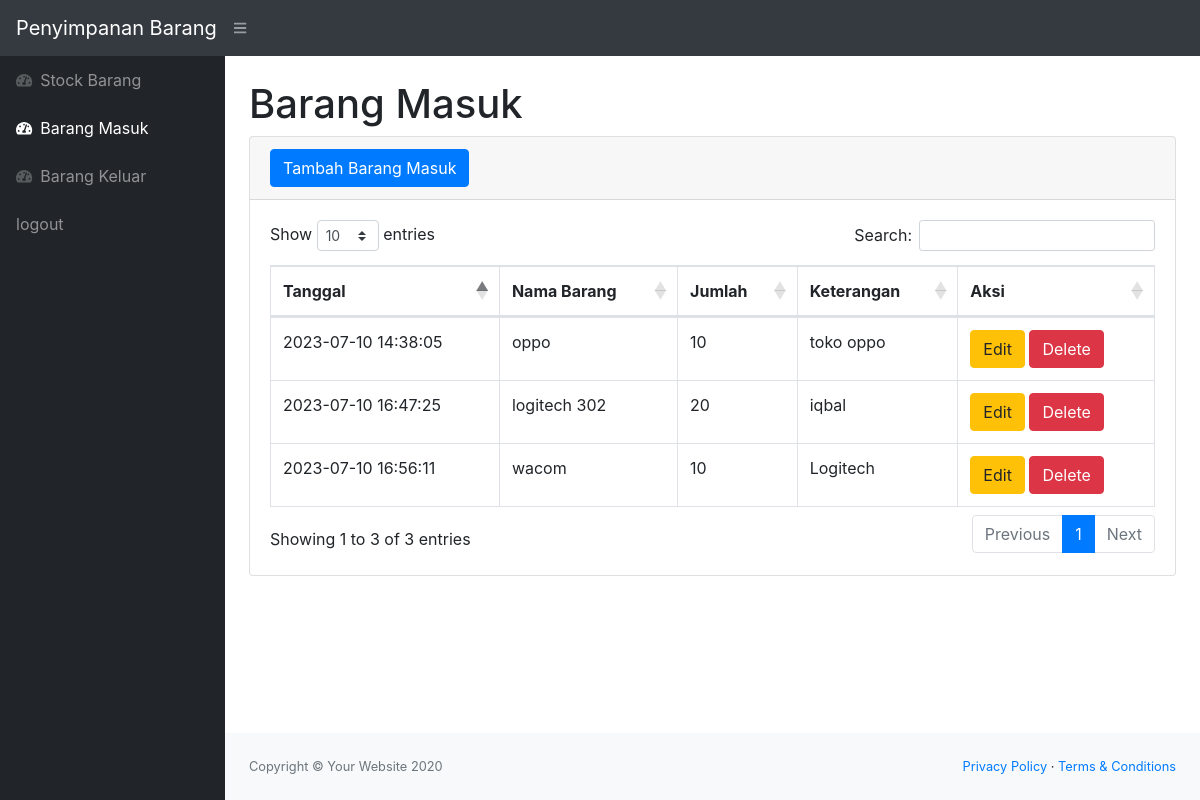
The app's page /masuk.php (signed in) with its own data.
### tables this page shows
CREATE TABLE `masuk` (
  `idmasuk` int(11) NOT NULL,
  `idbarang` int(11) NOT NULL,
  `tanggal` timestamp NULL DEFAULT current_timestamp(),
  `keterangan` varchar(25) NOT NULL,
  `qty` int(11) NOT NULL
);

CREATE TABLE `stock` (
  `idbarang` int(11) NOT NULL,
  `namabarang` varchar(25) NOT NULL,
  `deskripsi` varchar(25) NOT NULL,
  `stock` int(11) NOT NULL
);

### masuk.php (the view, shortened to what this page needs)
<?php
    include 'function.php';
?>
<!DOCTYPE html>
<html lang="en">
    <head>
        <link href="css/styles.css" rel="stylesheet" />
        <link href="https://cdn.datatables.net/1.10.20/css/dataTables.bootstrap4.min.css" rel="stylesheet" />
    </head>
    <body class="sb-nav-fixed">
        <nav class="sb-topnav navbar navbar-expand navbar-dark bg-dark">
            <a class="navbar-brand" href="index.html">Penyimpanan Barang</a>
            <button class="btn btn-link btn-sm order-1 order-lg-0" id="sidebarToggle" href="#"><i class="fas fa-bars"></i></button>
        </nav>
        <div id="layoutSidenav">
            <div id="layoutSidenav_nav">
                <nav class="sb-sidenav accordion sb-sidenav-dark" id="sidenavAccordion">
                    <div class="sb-sidenav-menu">
                        <div class="nav">
                            <a class="nav-link" href="index.php">
                                <div class="sb-nav-link-icon"><i class="fas fa-tachometer-alt"></i></div>
                                Stock Barang
                            </a>
                            <a class="nav-link" href="masuk.php">
                                <div class="sb-nav-link-icon"><i class="fas fa-tachometer-alt"></i></div>
                                Barang Masuk
                            </a>
                            <a class="nav-link" href="keluar.php">
                                <div class="sb-nav-link-icon"><i class="fas fa-tachometer-alt"></i></div>
                                Barang Keluar
                            </a>
                            <a class="nav-link" href="logout.php">
                                logout
                            </a>
                        </div>
                    </div>
                </nav>
            </div>
            <div id="layoutSidenav_content">
                <main>
                    <div class="container-fluid">
                        <h1 class="mt-4">Barang Masuk</h1>
                        <div class="card mb-4">
                            <div class="card-header">
                                <button type="button" class="btn btn-primary" data-toggle="modal" data-target="#myModal">
                                    Tambah Barang Masuk
                                </button>
                            </div>
                            <div class="card-body">
                                <div class="table-responsive">
                                    <table class="table table-bordered" id="dataTable" width="100%" cellspacing="0">
                                        <thead>
                                            <tr>
                                                <th>Tanggal</th>
                                                <th>Nama Barang</th>
                                                <th>Jumlah</th>
                                                <th>Keterangan</th>
                                                <th>Aksi</th>
                                            </tr>
                                        </thead>
                                        <tbody>
                                            <?php
                                                $ambilsemuadatastock = mysqli_query($conn, "select * from masuk m, stock s where s.idbarang = m.idbarang");
                                                while($data = mysqli_fetch_array($ambilsemuadatastock)){
                                                    $idm = $data['idmasuk'];
                                                    $tanggal = $data['tanggal'];
                                                    $namabarang = $data['namabarang'];
                                                    $qty = $data['qty'];
                                                    $keterangan = $data['keterangan'];
                                            ?>
                                            <tr>
                                                <td><?=$tanggal;?></td>
                                                <td><?=$namabarang?></td>
                                                <td><?=$qty;?></td>
                                                <td><?=$keterangan;?></td>
                                                <td>
                                                    <button type="button" class="btn btn-warning" data-toggle="modal" data-target="#edit<?=$idm?>">
                                                        Edit
                                                    </button>
                                                    <button type="button" class="btn btn-danger" data-toggle="modal" data-target="#delete<?=$idm;?>">
                                                        Delete
                                                    </button>
                                                </td>
                                            </tr>
                                            <?php
                                                }
                                            ?>
                                        </tbody>
                                    </table>
                                </div>
                            </div>
                        </div>
                    </div>
                </main>
                <footer class="py-4 bg-light mt-auto">
                    <div class="container-fluid">
                        <div class="d-flex align-items-center justify-content-between small">
                            <div class="text-muted">Copyright &copy; Your Website 2020</div>
                            <div>
                                <a href="#">Privacy Policy</a>
                                &middot;
                                <a href="#">Terms &amp; Conditions</a>
                            </div>
                        </div>
                    </div>
                </footer>
            </div>
        </div>
    </body>
</html>

### records on screen
masuk: tanggal "2023-07-10 14:38:05", idbarang.namabarang "oppo", qty "10", keterangan "toko oppo"
masuk: tanggal "2023-07-10 16:47:25", idbarang.namabarang "logitech 302", qty "20", keterangan "iqbal"
masuk: tanggal "2023-07-10 16:56:11", idbarang.namabarang "wacom", qty "10", keterangan "Logitech"
